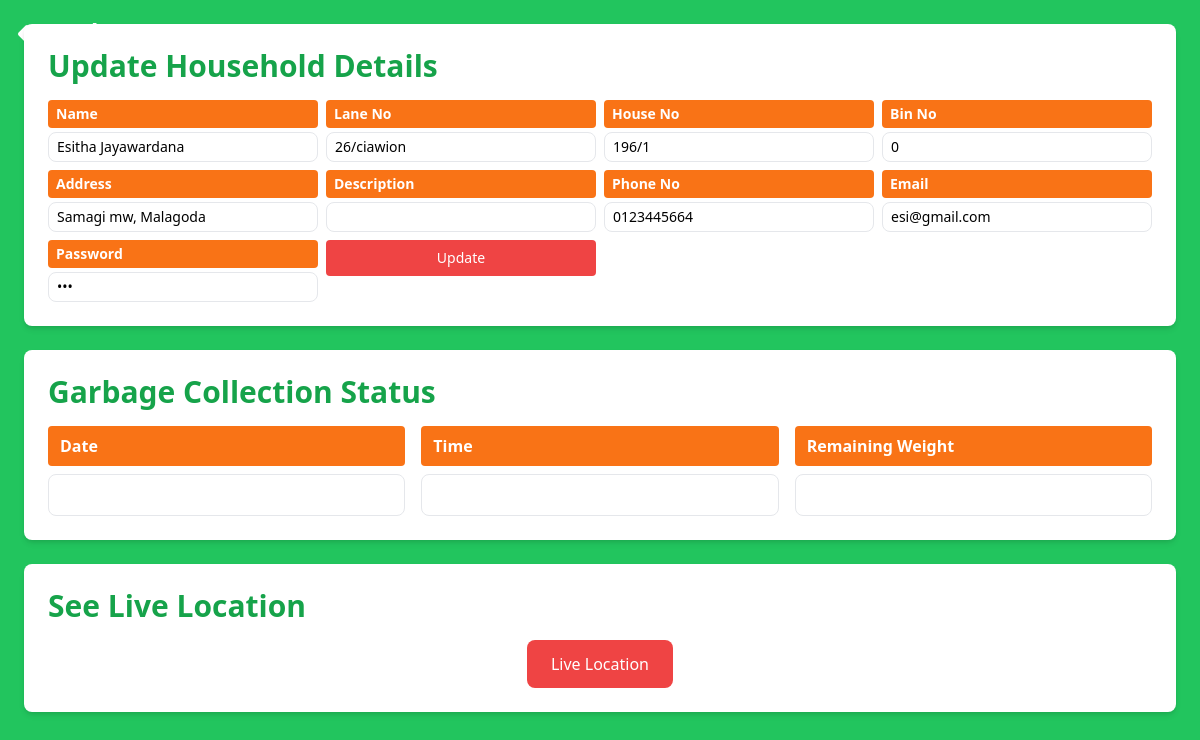
/user/update_user.php (signed in), run on the app's committed database.
### tables this page shows
CREATE TABLE IF NOT EXISTS `household_registration` (
  `id` int NOT NULL AUTO_INCREMENT,
  `name` varchar(255) NOT NULL,
  `lane_no` varchar(50) NOT NULL,
  `house_no` varchar(50) NOT NULL,
  `bin_no` varchar(50) NOT NULL,
  `address` text NOT NULL,
  `description` varchar(200) DEFAULT NULL,
  `mobile_number` varchar(15) NOT NULL,
  `email` varchar(150) NOT NULL,
  `password` varchar(255) NOT NULL,
  PRIMARY KEY (`id`)
);

### user/update_user.php (the view, shortened to what this page needs)
<?php
include '../config/database.php';
$loggedInEmail = $_SESSION['login'];
$garbageQuery = $conn->prepare("SELECT g.date, g.time, g.remaining_weight FROM garbage_collection_status g JOIN household_registration h ON g.bin_no = h.bin_no WHERE h.email = ? ORDER BY g.date DESC LIMIT 1");
$garbageQuery->bind_param("s", $loggedInEmail);
$garbageQuery->execute();
$garbageResult = $garbageQuery->get_result();
if ($garbageResult->num_rows > 0) {
    $garbageRow = $garbageResult->fetch_assoc();
    $date = $garbageRow['date'];
    $time = $garbageRow['time'];
    $weight = $garbageRow['remaining_weight'];
} else {
    $date = "";
    $time = "";
    $weight = "";
}
$householdQuery = $conn->prepare("SELECT * FROM household_registration WHERE email = ?");
$householdQuery->bind_param("s", $loggedInEmail);
$householdQuery->execute();
$householdResult = $householdQuery->get_result();
$row = $householdResult->fetch_assoc();
?>
<!DOCTYPE html>
<html lang="en">
<head>
    <script src="https://cdn.tailwindcss.com"></script>
</head>
<body class="bg-green-500 p-6 min-h-screen">
	            <div class="absolute top-4 left-4">
                <a href="../user/login.php" class="flex items-center text-white hover:text-black text-2xl font-bold">
                </a>
            </div>
    <div class="max-w-6xl mx-auto">
        <form method="POST" class="bg-white p-6 rounded-lg shadow-md mb-6 relative">
            <h2 class="text-3xl font-semibold mb-4 text-green-600 font-bold">Update Household Details</h2>
            <div class="grid grid-cols-1 md:grid-cols-4 gap-2">
                <div class="flex flex-col">
                    <label for="name" class="block font-semibold bg-orange-500 text-white px-2 py-1 rounded mb-1 text-sm">Name</label>
                    <input type="text" name="name" value="<?= $row['name'] ?>" class="rounded-lg px-2 py-1 border text-sm">
                </div>
                <div class="flex flex-col">
                    <label for="lane_no" class="block font-semibold bg-orange-500 text-white px-2 py-1 rounded mb-1 text-sm">Lane No</label>
                    <input type="text" name="lane_no" value="<?= $row['lane_no'] ?>" class="rounded-lg px-2 py-1 border text-sm">
                </div>
                <div class="flex flex-col">
                    <label for="house_no" class="block font-semibold bg-orange-500 text-white px-2 py-1 rounded mb-1 text-sm">House No</label>
                    <input type="text" name="house_no" value="<?= $row['house_no'] ?>" class="rounded-lg px-2 py-1 border text-sm">
                </div>
                <div class="flex flex-col">
                    <label for="bin_no" class="block font-semibold bg-orange-500 text-white px-2 py-1 rounded mb-1 text-sm">Bin No</label>
                    <input type="text" name="bin_no" value="<?= $row['bin_no'] ?>" class="rounded-lg px-2 py-1 border text-sm">
                </div>
                <div class="flex flex-col">
                    <label for="address" class="block font-semibold bg-orange-500 text-white px-2 py-1 rounded mb-1 text-sm">Address</label>
                    <input type="text" name="address" value="<?= $row['address'] ?>" class="rounded-lg px-2 py-1 border text-sm">
                </div>
                <div class="flex flex-col">
                    <label for="description" class="block font-semibold bg-orange-500 text-white px-2 py-1 rounded mb-1 text-sm">Description</label>
                    <input type="text" name="description" value="<?= $row['description'] ?>" class="rounded-lg px-2 py-1 border text-sm">
                </div>
                <div class="flex flex-col">
                    <label for="mobile_number" class="block font-semibold bg-orange-500 text-white px-2 py-1 rounded mb-1 text-sm">Phone No</label>
                    <input type="text" name="mobile_number" value="<?= $row['mobile_number'] ?>" class="rounded-lg px-2 py-1 border text-sm">
                </div>
                <div class="flex flex-col">
                    <label for="email" class="block font-semibold bg-orange-500 text-white px-2 py-1 rounded mb-1 text-sm">Email</label>
                    <input type="email" name="email" value="<?= $row['email'] ?>" class="rounded-lg px-2 py-1 border text-sm">
                </div>
                <div class="flex flex-col">
                    <label for="password" class="block font-semibold bg-orange-500 text-white px-2 py-1 rounded mb-1 text-sm">Password</label>
                    <input type="password" name="password" value="<?= $row['password'] ?>" class="rounded-lg px-2 py-1 border text-sm">
                </div>
                <div class="flex flex-col">
                    <button type="submit" class="bg-red-500 text-white px-4 py-2 rounded hover:bg-red-600 w-full text-sm">Update</button>
                </div>
            </div>
        </form>
        <div class="bg-white p-6 rounded-lg shadow-md mb-6">
            <h2 class="text-3xl font-semibold mb-4 text-green-600 font-bold">Garbage Collection Status</h2>
            <div class="grid grid-cols-1 md:grid-cols-3 gap-4">
                <div>
                    <label for="dateInput1" class="block font-semibold bg-orange-500 text-white px-3 py-2 rounded mb-2">Date</label>
                    <input type="text" id="dateInput1" name="date1" value="<?php echo $date; ?>" class="border rounded-lg px-3 py-2 w-full">
                </div>
                <div>
                    <label for="timeInput" class="block font-semibold bg-orange-500 text-white px-3 py-2 rounded mb-2">Time</label>
                    <input type="text" id="timeInput" name="time" value="<?php echo $time; ?>" class="border rounded-lg px-3 py-2 w-full">
                </div>
                <div>
                    <label for="weightInput" class="block font-semibold bg-orange-500 text-white px-3 py-2 rounded mb-2">Remaining Weight</label>
                    <input type="text" id="weightInput" name="weight" value="<?php echo $weight; ?>" class="border rounded-lg px-3 py-2 w-full">
                </div>
            </div>
        </div>
		<div class="bg-white p-6 rounded-lg shadow-md">
            <h2 class="text-3xl font-semibold mb-4 text-green-600 font-bold">See Live Location</h2>
            <div class="text-center">
                <a href="https://mon-backend.azurewebsites.net/worldmap?unit_id=1" class="bg-red-500 text-white px-6 py-3 rounded-lg hover:bg-red-600 inline-block">Live Location</a>
            </div>
        </div>
    </div>
</body>
</html>

### data on the page
household_registration: name "Esitha Jayawardana", lane_no "26/ciawion", house_no "196/1", bin_no "0", address "Samagi mw, Malagoda", mobile_number "0123445664", email "esi@gmail.com"
